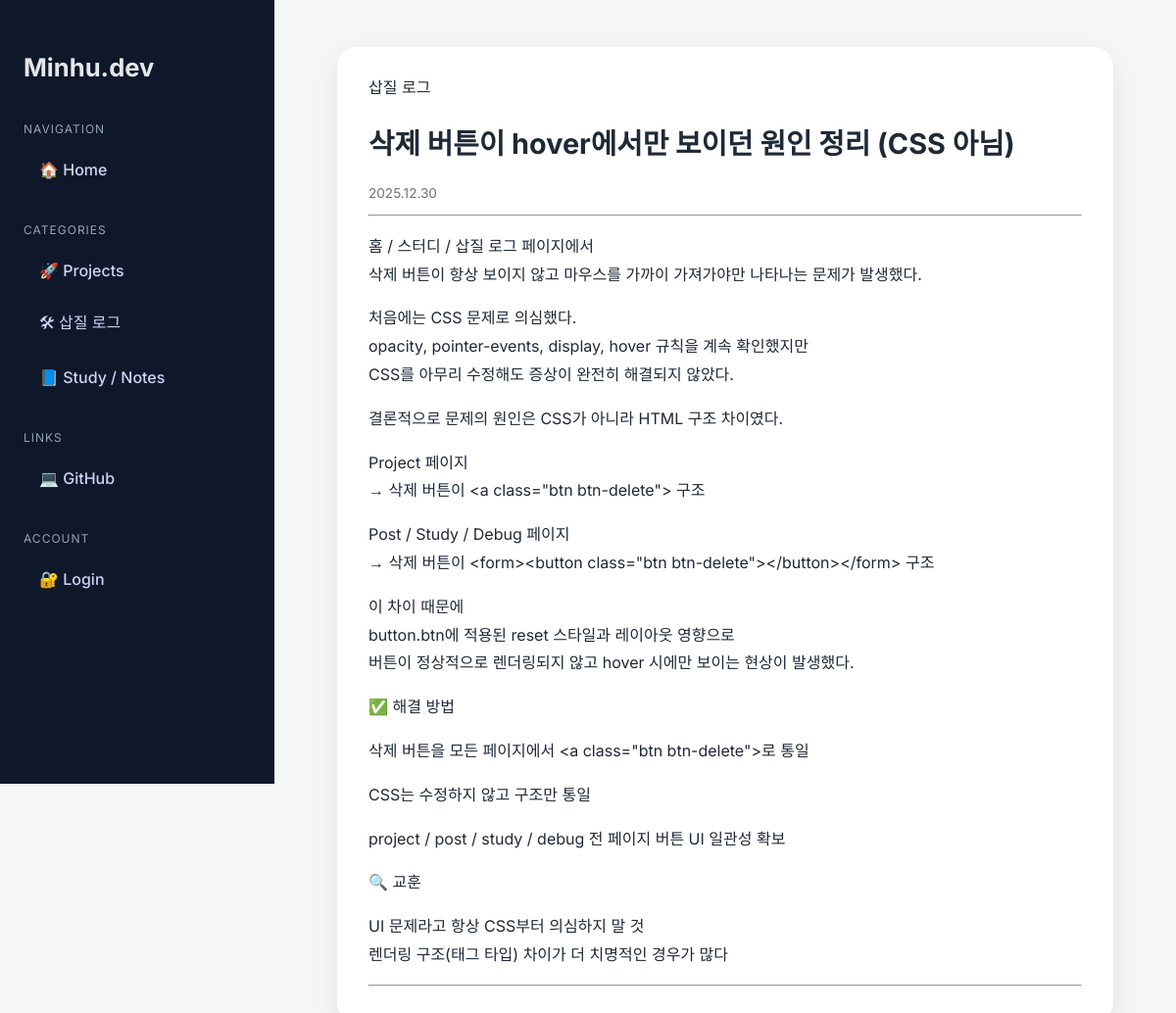
The page /debug/10/ on the database its author committed.
### blog/models.py (models this page shows, shortened)
class Post(models.Model):
    CATEGORY_CHOICES = [
        ("debug", "삽질 로그"),
        ("study", "Study"),
        ("project", "Projects"),
    ]
    title = models.CharField(max_length=200)
    content = models.TextField()
    category = models.CharField(
        max_length=20,
        choices=CATEGORY_CHOICES,
        default="study"
    )
    created_at = models.DateTimeField(default=timezone.now)

### blog/views.py (the view)
# urls.py: path("debug/<int:pk>/", views.debug_detail, name="debug_detail"),
def debug_detail(request, pk):
    post = get_object_or_404(Post, pk=pk, category="debug")
    return render(request, "blog/debug_detail.html", {"post": post})

### blog/templates/blog/debug_detail.html (shortened to what this page needs)
{% extends "base.html" %}
{% block content %}
<div class="card">
  <span class="badge badge-debug mb-3">삽질 로그</span>
  <h2>{{ post.title }}</h2>
  <div class="meta mb-4">
    {{ post.created_at|date:"Y.m.d" }}
  </div>
  <hr>
  <div class="content-body" style="line-height:1.8;">
    {{ post.content|linebreaks }}
  </div>
  <hr>
</div>
{% endblock %}

### templates/base.html (style rules this page uses)
* { box-sizing: border-box; }
body { margin: 0; font-family: 'Inter', sans-serif; background-color: #f4f6f8; color: #1f2937; }
.card { background-color: #ffffff; border-radius: 20px; padding: 28px 32px; box-shadow: 0 10px 30px rgba(0,0,0,0.08); transition: transform 0.25s ease, box-shadow 0.25s ease; }
h2 { font-size: 1.8rem; margin-bottom: 24px; }
.meta { font-size: 0.85rem; color: #6b7280; margin-bottom: 14px; }

### rows shown on the page
Post: title "삭제 버튼이 hover에서만 보이던 원인 정리 (CSS 아님)", created_at "2025.12.30", content "홈 / 스터디 / 삽질 로그 페이지에서 삭제 버튼이 항상 보이지 않고 마우스를 가까이 가져가야만 나타나는 문제가 발생했다. 처음에는 CSS 문제로 의심했다. opacity, pointer-events, display, hover 규칙을 계속 확인했지만 CSS를 아무리 수정해도 증상이 완전히 해결되지 않았다. 결론적으로 문제의 원인은 CSS가 아니라 HTML 구조 차이였다. Project 페이지 → 삭제 버튼이 <a class=\"btn btn-delete\"> 구조 Post / Study / Debug 페이지 → 삭제 버튼이 <form><button class=\"btn btn-delete\"></button></form> 구조 이 차이 때문에 button.btn에 적용된 reset 스타일과 레이아웃 영향으로 버튼이 정상적으로 렌더링되지 않고 hover 시에만 보이는 현상이 발생했다. ✅ 해결 방법 삭제 버튼을 모든 페이지에서 <a class=\"btn btn-delete\">로 통일 CSS는 수정하지 않고 구조만 통일 project / post / study / debug 전 페이지 버튼 UI 일관성 확보 🔍 교훈 UI 문제라고 항상 CSS부터 의심하지 말 것 렌더링 구조(태그 타입) 차이가 더 치명적인 경우가 많다"
